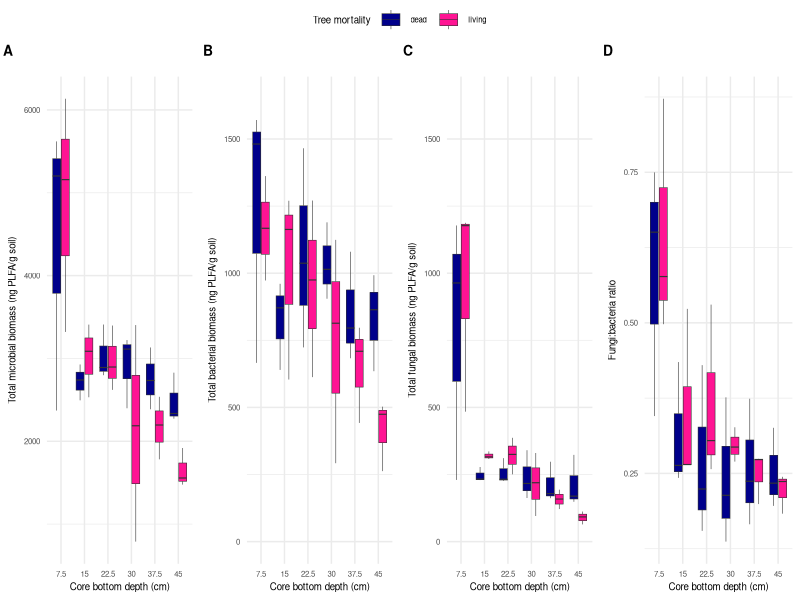
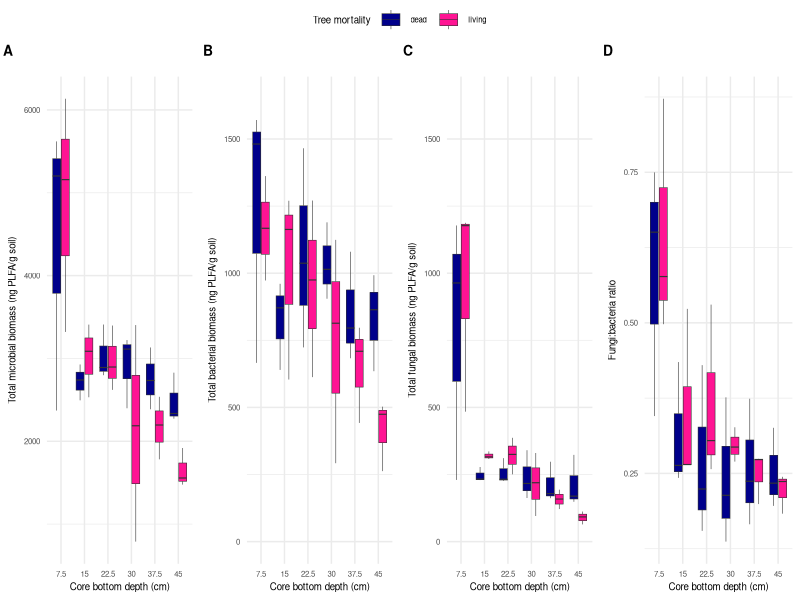
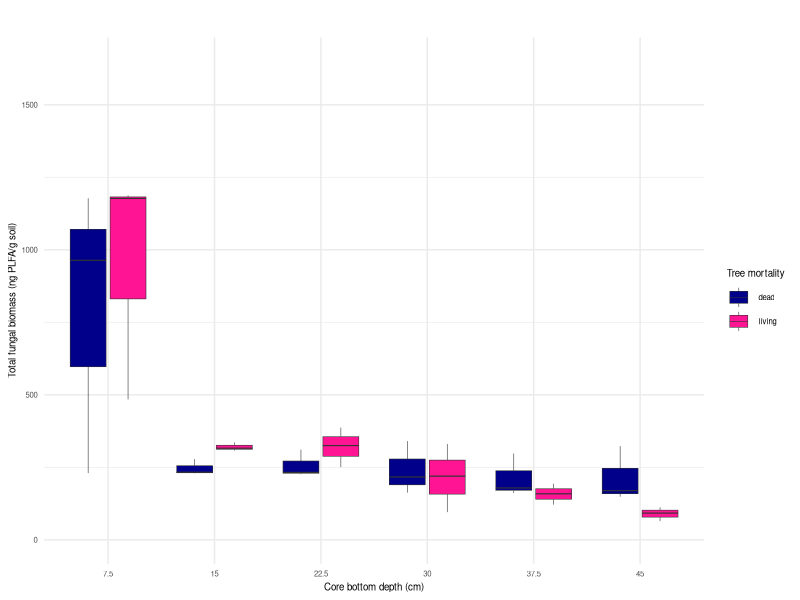

Here is the R script that generated these plots, in order: (Note: this script raises an error after producing the figures.)
## ---- chunk 1
knitr::opts_chunk$set(echo = TRUE)
## ---- chunk 2
library(tidyverse)
library(ggpubr)
## ---- chunk 3
# load in the metadata with PLFA data for all 36 samples
metadata36 <- read.csv("../../TidyData/Metadata/Results/per_sample_metadata_mip.csv")
## ---- chunk 4
discrete.depth = mutate(metadata36, core_bottom_depth_cm = as.character(core_bottom_depth_cm)) # make a dataframe in which depth is a discrete variable
discrete.depth$core_bottom_depth_cm <- factor(discrete.depth$core_bottom_depth_cm, levels=c("7.5", "15", "22.5", "30", "37.5", "45")) # put the levels of depth in order
## ---- chunk 5
fontSizeControl = theme(text = element_text(size = 7)) # code to add to each ggplot to set font size
ymax = 1650 # max ng lipid/g soil to show in bac and fun plot panels

makeMargins = theme(plot.margin = margin(t = 27, r = 5.5, b = 5.5, l = 5.5)) # widen left margin of each plot so the panel labels can fit in top left. 5.5 is default pt size for margins in ggplot.

boxplot_thinlines = geom_boxplot(linewidth = 0.2)
## ---- chunk 6
mic = ggplot(discrete.depth, aes(x = core_bottom_depth_cm, y = PLFA_Total_Living_Microbial_Biomass_ng_g, fill = Tree_Health)) +
  boxplot_thinlines +
  labs(x = "Core bottom depth (cm)", y = "Total microbial biomass (ng PLFA/g soil)") +
  theme_minimal()  + scale_fill_manual(name = "Tree mortality", values = c("darkblue", "deeppink")) + # colorblind-friendly colors 
  fontSizeControl +
  makeMargins

## ---- chunk 7
bac = ggplot(discrete.depth, aes(x = core_bottom_depth_cm, y = PLFA_Total_Bacteria_ng_g, fill = Tree_Health)) +
  boxplot_thinlines +
  labs(x = "Core bottom depth (cm)", y = "Total bacterial biomass (ng PLFA/g soil)") +
  theme_minimal() + scale_fill_manual(name = "Tree mortality", values = c("darkblue", "deeppink"))+ # colorblind-friendly colors
  fontSizeControl +
  ylim(0, ymax) + # set y-axis equal to other PLFA y axes
  makeMargins
## ---- chunk 8
fun = ggplot(discrete.depth, aes(x = core_bottom_depth_cm, y = PLFA_Total_Fungi_ng_g, fill = Tree_Health)) +
  boxplot_thinlines +
  labs(x = "Core bottom depth (cm)", y = "Total fungal biomass (ng PLFA/g soil)") +
  theme_minimal()  + scale_fill_manual(name = "Tree mortality", values = c("darkblue", "deeppink"))+ # colorblind-friendly colors
  fontSizeControl +
  ylim(0, ymax) + # set y-axis equal to other PLFA y axes
  makeMargins
## ---- chunk 9
discrete.depth = discrete.depth %>% 
  mutate(PLFA_fungi_to_bacteria_ratio = (PLFA_Total_Fungi_ng_g/PLFA_Total_Bacteria_ng_g)) # add column to discrete.depth metadata dataframe with computed fungi:bacteria ratio, based on PLFA biomass of fungi and bacteria

fb_ratio = ggplot(discrete.depth, aes(x = core_bottom_depth_cm, y = PLFA_fungi_to_bacteria_ratio, fill = Tree_Health)) +
  boxplot_thinlines +
  labs(x = "Core bottom depth (cm)", y = "Fungi:bacteria ratio") +
  theme_minimal() + scale_fill_manual(name = "Tree mortality", values = c("darkblue", "deeppink"))+ # colorblind-friendly colors
  fontSizeControl +
  makeMargins
## ---- chunk 10
supFig3_1row = ggpubr::ggarrange(
  mic, bac, fun, fb_ratio, # list of boxplots to be panels
  labels = c("A", "B", "C", "D"), # labels for each panel
  font.label = list(size = 10, color = "black", face = "bold", family = NULL),
  widths = c(4,4,4,4),
  heights = c(3),
  label.x = -0.01,
  common.legend = TRUE, # common legend for all panels
  legend = "top", # legend displayed above all panels
  align = "h", # align panels horizontally and vertically
  nrow = 1, ncol = 4 # arrange panels in one long row
)
supFig3_1row
## ---- chunk 11
# set size and resolution parameters

# requirements: 1000 ppi (pixels per inch), 140 mm wide
# 1 inch = 0.0393701 mm, 1 mm = 25.4 inches

ppi = 1000

w_mm = 190
hw_ratio = 1/3 # arbitrary

h_mm = w_mm*hw_ratio
w_i = w_mm/25.4
h_i = h_mm/25.4
## ---- chunk 12
# create the jpg figure file in this results folder and in the reports folder

jpeg("Results/SupFig3_1row.jpg", width = w_i * ppi, height = h_i * ppi, res = ppi)

supFig3_1row
dev.off()
## ---- chunk 13
# create A FUN ONLY jpg figure file in this results folder and in the reports folder

jpeg("Results/SupFig3_fun_only.jpg", width = (0.65*w_i) * ppi, height = h_i * ppi, res = ppi)


fun
dev.off()
## ---- chunk 14
# create the png figure file in this results folder and in the reports folder

png("Results/SupFig3.png", width = w_i * ppi, height = h_i * ppi, res = ppi)
png("../../Reports/SupFig3.png", width = w_i * ppi, height = h_i * ppi, res = ppi)


supFig3
dev.off()
